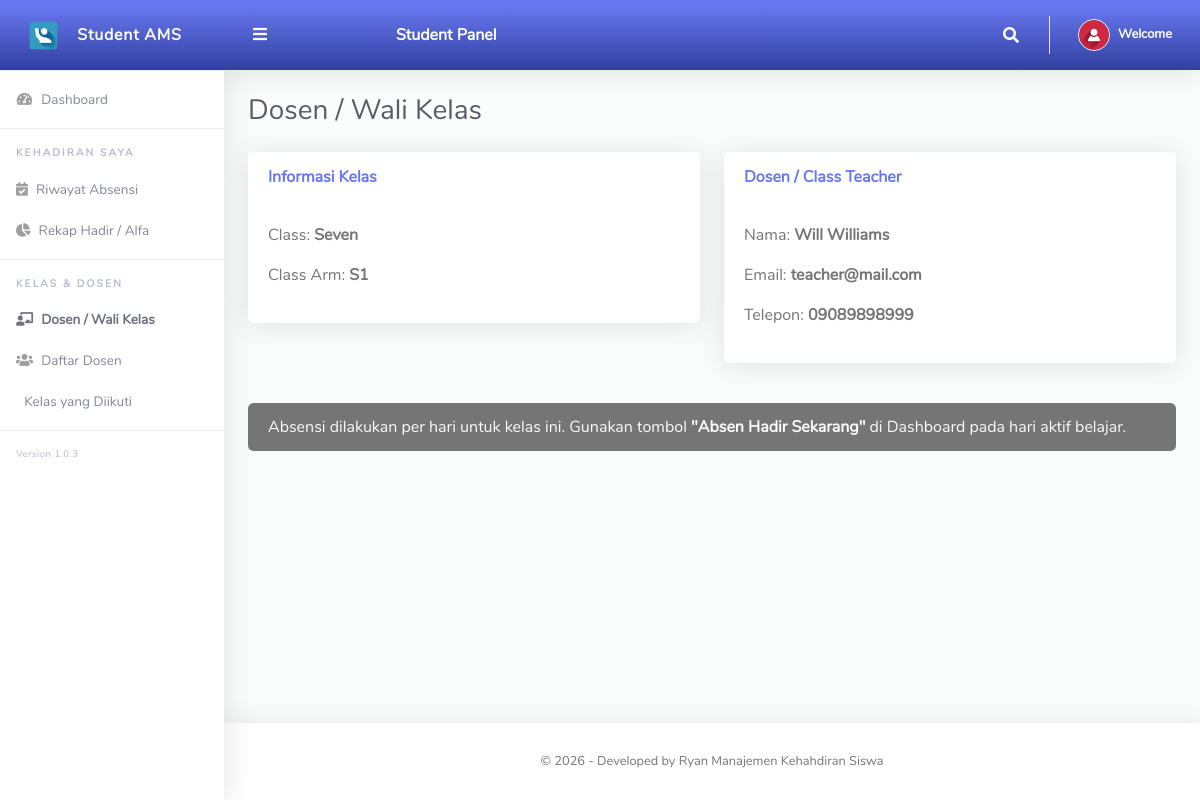
Before: /student/my-teacher.php (signed in) with the older database file.
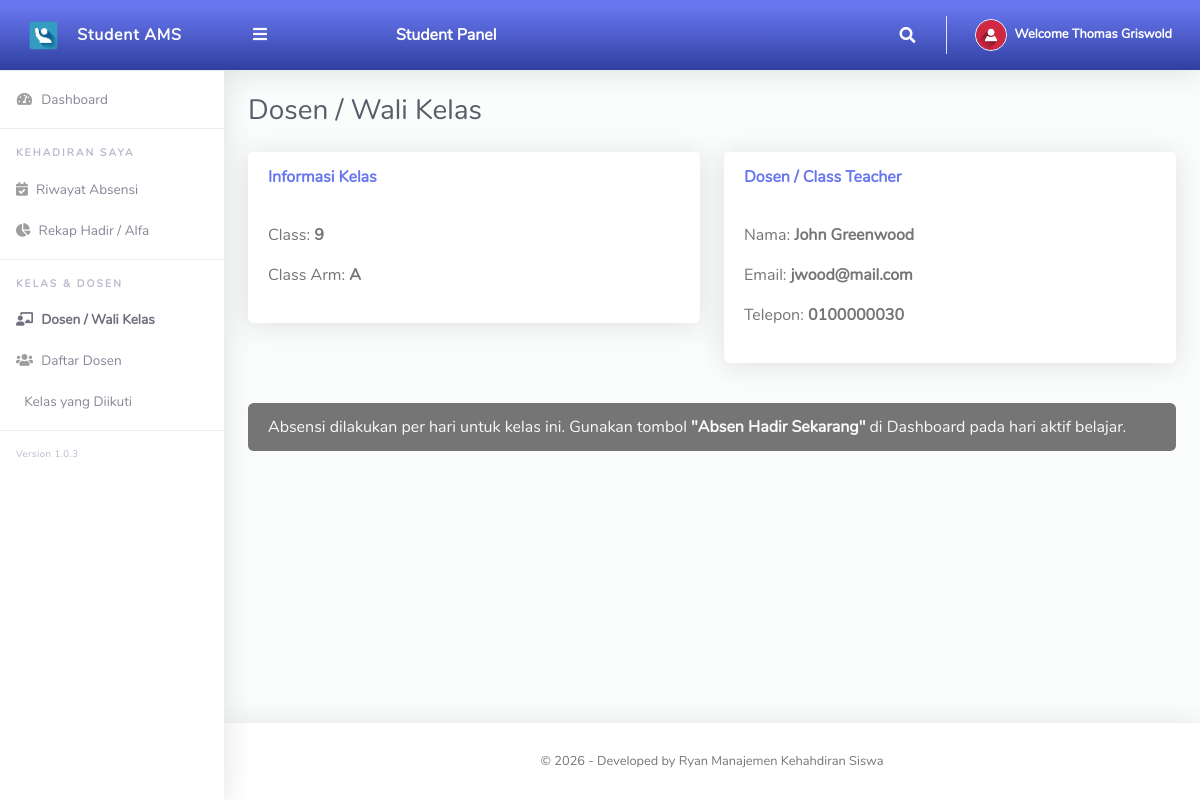
After: the same page with the newer database file.
### tables this page shows
CREATE TABLE `tblclassarms` (
  `Id` int(10) NOT NULL,
  `classId` varchar(10) NOT NULL,
  `classArmName` varchar(255) NOT NULL,
  `isAssigned` varchar(10) NOT NULL
);

CREATE TABLE `tblclass` (
  `Id` int(10) NOT NULL,
  `className` varchar(255) NOT NULL
);

CREATE TABLE `tblclassteacher` (
  `Id` int(10) NOT NULL,
  `firstName` varchar(255) NOT NULL,
  `lastName` varchar(255) NOT NULL,
  `emailAddress` varchar(255) NOT NULL,
  `password` varchar(255) NOT NULL,
  `phoneNo` varchar(50) NOT NULL,
  `classId` varchar(10) NOT NULL,
  `classArmId` varchar(10) NOT NULL,
  `dateCreated` varchar(50) NOT NULL
);

CREATE TABLE `tblstudents` (
  `Id` int(10) NOT NULL,
  `fullName` varchar(150) NOT NULL,
  `admissionNumber` varchar(50) NOT NULL,
  `password` varchar(50) NOT NULL,
  `classId` varchar(10) NOT NULL,
  `classArmId` varchar(10) NOT NULL,
  `dateCreated` varchar(50) NOT NULL
);

### student/my-teacher.php (the view, shortened to what this page needs)
<?php
include '../Includes/dbcon.php';
$classId    = $_SESSION['classId'];
$classArmId = $_SESSION['classArmId'];
$q = "
    SELECT firstName, lastName, emailAddress, phoneNo
    FROM tblclassteacher
    WHERE classId = '$classId' AND classArmId = '$classArmId'
    LIMIT 1
";
$res = mysqli_query($conn, $q);
$teacher = $res && mysqli_num_rows($res) ? mysqli_fetch_assoc($res) : null;
$cRes = mysqli_query($conn, "
    SELECT c.className, a.classArmName
    FROM tblclass c
    JOIN tblclassarms a ON a.classId = c.Id AND a.Id = '$classArmId'
    WHERE c.Id = '$classId'
    LIMIT 1
");
$classInfo = $cRes && mysqli_num_rows($cRes) ? mysqli_fetch_assoc($cRes) : null;
?>
<!DOCTYPE html>
<html lang="en">
<head>
  <link href="../vendor/fontawesome-free/css/all.min.css" rel="stylesheet">
  <link href="../vendor/bootstrap/css/bootstrap.min.css" rel="stylesheet">
  <link href="css/ruang-admin.min.css" rel="stylesheet">
</head>
<body id="page-top">
<div id="wrapper">
  <?php include 'includes/sidebar.php'; ?>
  <div id="content-wrapper" class="d-flex flex-column">
    <div id="content">
      <?php include 'includes/topbar.php'; ?>
      <div class="container-fluid" id="container-wrapper">
        <div class="d-sm-flex align-items-center justify-content-between mb-4">
          <h1 class="h3 mb-0 text-gray-800">Dosen / Wali Kelas</h1>
        </div>
        <div class="row mb-3">
          <div class="col-lg-6">
            <div class="card mb-4">
              <div class="card-header py-3">
                <h6 class="m-0 font-weight-bold text-primary">Informasi Kelas</h6>
              </div>
              <div class="card-body">
                <?php if ($classInfo): ?>
                    <p>Class: <strong><?php echo htmlspecialchars($classInfo['className']); ?></strong></p>
                    <p>Class Arm: <strong><?php echo htmlspecialchars($classInfo['classArmName']); ?></strong></p>
                <?php else: ?>
                    <p>Data kelas tidak tersedia.</p>
                <?php endif; ?>
              </div>
            </div>
          </div>
          <div class="col-lg-6">
            <div class="card mb-4">
              <div class="card-header py-3">
                <h6 class="m-0 font-weight-bold text-primary">Dosen / Class Teacher</h6>
              </div>
              <div class="card-body">
                <?php if ($teacher): ?>
                    <p>Nama: <strong><?php echo htmlspecialchars($teacher['firstName'].' '.$teacher['lastName']); ?></strong></p>
                    <p>Email: <strong><?php echo htmlspecialchars($teacher['emailAddress']); ?></strong></p>
                    <p>Telepon: <strong><?php echo htmlspecialchars($teacher['phoneNo']); ?></strong></p>
                <?php else: ?>
                    <p>Belum ada dosen / class teacher yang ter-assign untuk kelas ini.</p>
                <?php endif; ?>
              </div>
            </div>
          </div>
        </div>
        <div class="row mb-3">
          <div class="col-lg-12">
            <div class="alert alert-secondary">
              Absensi dilakukan per hari untuk kelas ini. Gunakan tombol
              <strong>"Absen Hadir Sekarang"</strong> di Dashboard pada hari aktif belajar.
            </div>
          </div>
        </div>
      </div>
    </div>
    <?php include 'includes/footer.php'; ?>
  </div>
</div>
</body>
</html>

### student/Includes/topbar.php (shortened to what this page needs)
<?php
$studentId = $_SESSION['studentId'] ?? null;
$query = "SELECT fullName FROM tblstudents WHERE Id = '$studentId' LIMIT 1";
$rs    = $conn->query($query);
$rows  = $rs ? $rs->fetch_assoc() : null;
$fullName = $rows ? $rows['fullName'] : "Student";
?>
<nav class="navbar navbar-expand navbar-light bg-gradient-primary topbar mb-4 static-top">
    <button id="sidebarToggleTop" class="btn btn-link rounded-circle mr-3">
        <i class="fa fa-bars"></i>
    </button>
    <div class="text-white big" style="margin-left:100px;">
        <b>Student Panel</b>
    </div>
    <ul class="navbar-nav ml-auto">
        <li class="nav-item dropdown no-arrow d-none d-sm-block">
            <a class="nav-link dropdown-toggle" href="#" id="searchDropdown" role="button" data-toggle="dropdown"
               aria-haspopup="true" aria-expanded="false">
                <i class="fas fa-search fa-fw text-white"></i>
            </a>
        </li>
        <li class="nav-item dropdown no-arrow">
            <a class="nav-link dropdown-toggle" href="#" id="userDropdown" role="button" data-toggle="dropdown"
               aria-haspopup="true" aria-expanded="false">
                <img class="img-profile rounded-circle" src="img/user-icn.png" style="max-width: 60px">
                <span class="ml-2 d-none d-lg-inline text-white small">
                    <b>Welcome <?php echo htmlspecialchars($fullName); ?></b>
                </span>
            </a>
        </li>
    </ul>
</nav>

Changed rows visible on the page:
no longer on this page (row edited): tblclassarms: classId.className "Seven", classArmName "S1"
removed tblclassteacher: firstName+lastName "Will Williams", emailAddress "teacher@mail.com", phoneNo "09089898999"
now on this page (row edited): tblstudents: fullName "Thomas Griswold"
now on this page (row edited): tblclassarms: classId.className "9", classArmName "A"
now on this page (row edited): tblclassteacher: firstName+lastName "John Greenwood", emailAddress "jwood@mail.com", phoneNo "0100000030"
